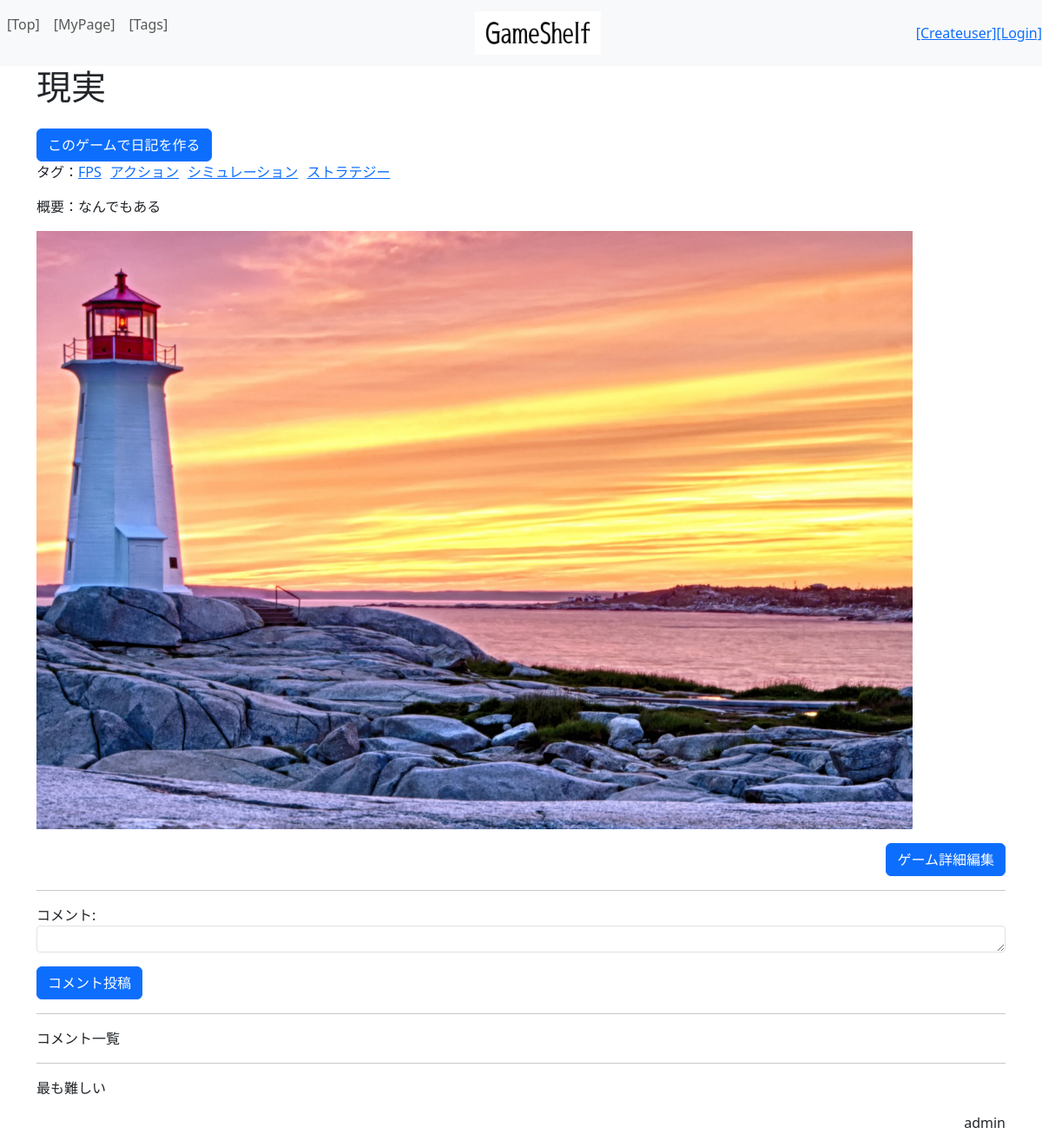
Before: /game/3 with the older database file.
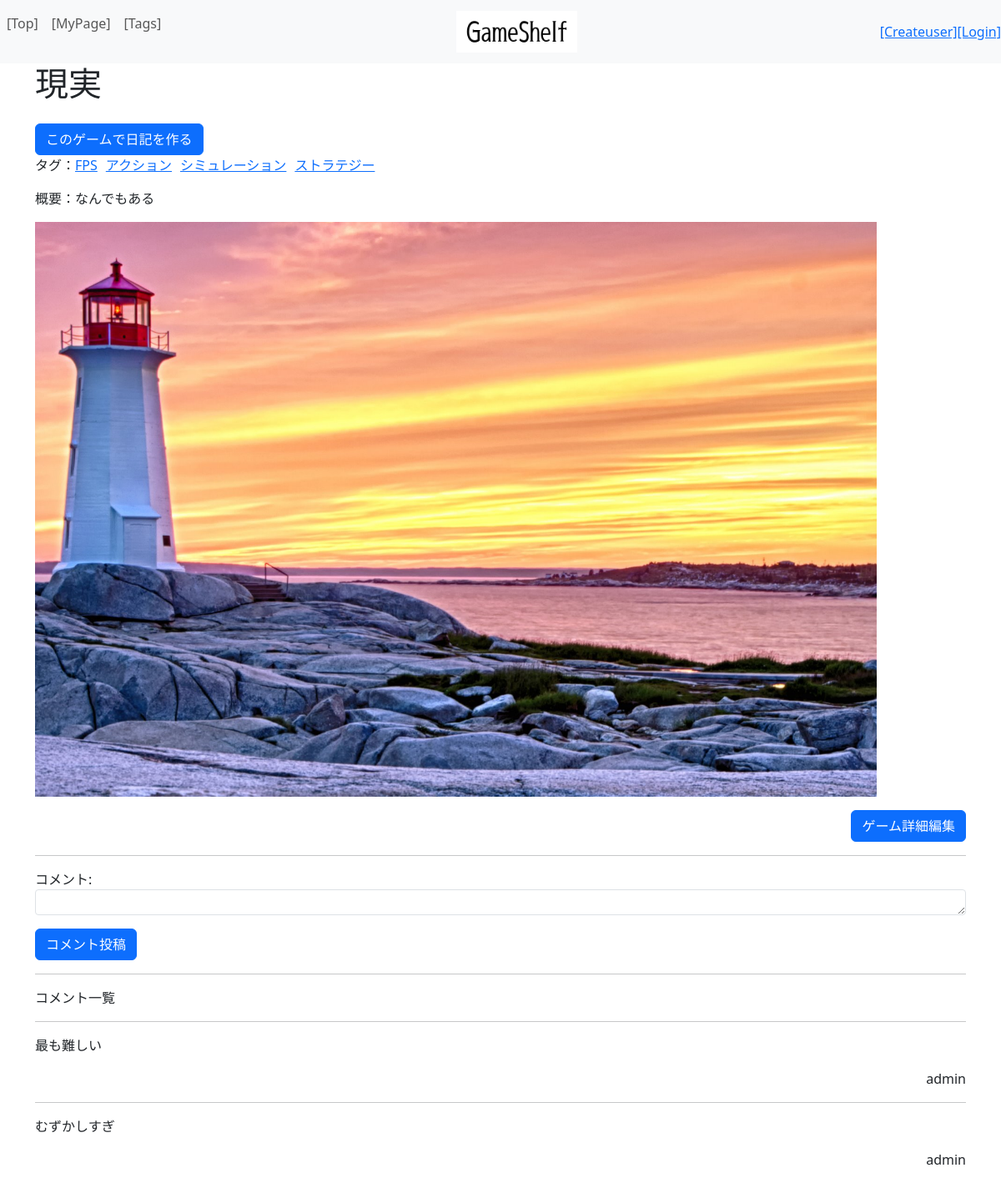
After: the same page with the newer database file.
### top/models.py (models this page shows)
class Tag(models.Model):
    tag = models.CharField(max_length=100)
    def __str__(self):
        return self.tag
    class Meta:
        ordering = ['tag']

### game/models.py (models this page shows)
class GameComment(models.Model):
    game_comment_user = models.ForeignKey(CustomUser, on_delete=models.CASCADE)
    game_comment_game = models.ForeignKey(Game, on_delete=models.CASCADE)
    game_comment_comment = models.CharField(max_length=1000)

### accounts/models.py (models this page shows)
class CustomUser(AbstractUser):
    userimage = models.ImageField(verbose_name='プロフィール画像', upload_to="media/", blank=True, null=True) #プロフ画像を管理
    exp = models.IntegerField(verbose_name='経験値', blank=True, null=True) #ユーザーの経験値を管理
    rank = models.IntegerField(verbose_name='ランク', blank=True, null=True) #ユーザーのランクを管理
    nickname = models.CharField(verbose_name='ニックネーム', max_length=10, blank=False, null=False)

### game/views.py (the view, shortened to what this page needs)
# urls.py: path('<int:game_id>', views.game,name="game"),
def game(request, game_id):
    game    = Game.objects.get(pk=game_id) # Game オブジェクトを取得、gameIDを主キーとしてGET
    comment = GameComment.objects.filter(game_comment_game=game) #game_comment_game = models.ForeignKey(Game, on_delete=models.CASCADE)
    form    = GameCommentForm() #コメント入力用フォーム
    params = {
        "login_user"    :   request.user, #現在のログインユーザー情報（request.user）
        "displaygame"   :   game, #game詳細情報全体
        "displaycomment":   comment, #gameに対してのコメント一覧
        "commentform"   :   form,
    }
    return render(request, 'game/game.html', params)

### game/forms.py
class GameCommentForm(forms.ModelForm): #保存用にModelFormを使う
    class Meta:
        model=GameComment #参照先のテーブル（モデル）
        fields=["game_comment_comment"]
        widgets={
            "game_comment_comment": forms.Textarea(attrs={"class":"form-control form-control-sm","rows": 1}),
        }
        labels = {
            "game_comment_comment": "",  # ラベルを空に設定する
        }

### game/templates/game/game.html (shortened to what this page needs)
{% extends "top/layout.html" %}
{% load static %}
{% block content %}
<h1>{{ displaygame.game_title }}</h1>
<a href="{% url 'newdiary' displaygame.id %}" class="btn btn-primary mt-3">このゲームで日記を作る</a>
<ul class="tags-container">
<p>タグ：
    {% for tag in displaygame.game_tag.all %}
        <li class="tag-item">
        <a href="{% url 'tag_search' tag.id %}">{{ tag }} </a>
        </li>
    {% endfor %}
</p>
</ul>
<p>概要：{{ displaygame.game_content }}</p>
{% if displaygame.game_image %}
    <img src="{{ MEDIA_URL }}{{ displaygame.game_image.url }}" alt="{{ displaygame.game_title }}">
{% endif %}
<form action="{% url 'editgame' displaygame.id %}" method="get" class="mt-3">
    <div style="text-align: right;">
    <button class="btn btn-primary">ゲーム詳細編集</button>
    </div>
</form>
<hr>
<form action="{% url 'game' displaygame.id %}" method="post" class="mt-3">
    <label>コメント:</label>
    {{ commentform.as_p }}
    <button class="btn btn-primary">コメント投稿</button>
</form>
<hr>
<p>コメント一覧</p>
{% for comment in displaycomment %}
    <hr>
    <p>{{ comment.game_comment_comment }}</p>
    <div style="text-align: right;">
        <p>{{comment.game_comment_user}}</p>
    </div>
{% endfor %}
{% endblock %}

Changed rows visible on the page:
added GameComment: game_comment_comment "むずかしすぎ", game_comment_user "admin"
